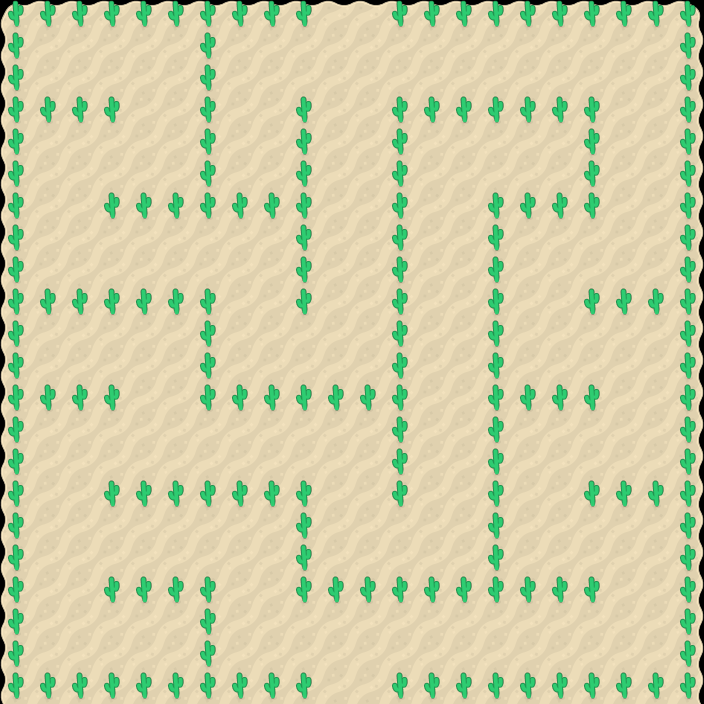

Rendered tile map (Tiled .tmx) drawn with the repository's tilesets; below, a short description and the full map source, tile grids included:
An orthogonal 22x22 tile map with 32x32 px tiles, 2 tile layers (Tile Layer 1, Trees).

<map version="1.0" orientation="orthogonal" renderorder="right-down" width="22" height="22" tilewidth="32" tileheight="32" nextobjectid="1">
 <tileset firstgid="1" name="mapPack_tilesheet" tilewidth="32" tileheight="32" tilecount="204" columns="17">
  <image source="../Tilesheet/mapPack_tilesheet_small.png" width="544" height="384" />
 </tileset>
 <layer name="Tile Layer 1" width="22" height="22">
  <data encoding="csv">
1,2,2,2,2,2,2,2,2,2,2,2,2,2,2,2,2,2,2,2,2,3,
18,19,19,19,19,19,19,19,19,19,19,19,19,19,19,19,19,19,19,19,19,20,
18,19,19,19,19,19,19,19,19,19,19,19,19,19,19,19,19,19,19,19,19,20,
18,19,19,19,19,19,19,19,19,19,19,19,19,19,19,19,19,19,19,19,19,20,
18,19,19,19,19,19,19,19,19,19,19,19,19,19,19,19,19,19,19,19,19,20,
18,19,19,19,19,19,19,19,19,19,19,19,19,19,19,19,19,19,19,19,19,20,
18,19,19,19,19,19,19,19,19,19,19,19,19,19,19,19,19,19,19,19,19,20,
18,19,19,19,19,19,19,19,19,19,19,19,19,19,19,19,19,19,19,19,19,20,
18,19,19,19,19,19,19,19,19,19,19,19,19,19,19,19,19,19,19,19,19,20,
18,19,19,19,19,19,19,19,19,19,19,19,19,19,19,19,19,19,19,19,19,20,
18,19,19,19,19,19,19,19,19,19,19,19,19,19,19,19,19,19,19,19,19,20,
18,19,19,19,19,19,19,19,19,19,19,19,19,19,19,19,19,19,19,19,19,20,
18,19,19,19,19,19,19,19,19,19,19,19,19,19,19,19,19,19,19,19,19,20,
18,19,19,19,19,19,19,19,19,19,19,19,19,19,19,19,19,19,19,19,19,20,
18,19,19,19,19,19,19,19,19,19,19,19,19,19,19,19,19,19,19,19,19,20,
18,19,19,19,19,19,19,19,19,19,19,19,19,19,19,19,19,19,19,19,19,20,
18,19,19,19,19,19,19,19,19,19,19,19,19,19,19,19,19,19,19,19,19,20,
18,19,19,19,19,19,19,19,19,19,19,19,19,19,19,19,19,19,19,19,19,20,
18,19,19,19,19,19,19,19,19,19,19,19,19,19,19,19,19,19,19,19,19,20,
18,19,19,19,19,19,19,19,19,19,19,19,19,19,19,19,19,19,19,19,19,20,
18,19,19,19,19,19,19,19,19,19,19,19,19,19,19,19,19,19,19,19,19,20,
18,19,19,19,19,19,19,19,19,19,19,19,19,19,19,19,19,19,19,19,19,20
</data>
 </layer>
 <layer name="Trees" width="22" height="22">
  <data encoding="csv">
39,39,39,39,39,39,39,39,39,39,0,0,39,39,39,39,39,39,39,39,39,39,
39,0,0,0,0,0,39,0,0,0,0,0,0,0,0,0,0,0,0,0,0,39,
39,0,0,0,0,0,39,0,0,0,0,0,0,0,0,0,0,0,0,0,0,39,
39,39,39,39,0,0,39,0,0,39,0,0,39,39,39,39,39,39,39,0,0,39,
39,0,0,0,0,0,39,0,0,39,0,0,39,0,0,0,0,0,39,0,0,39,
39,0,0,0,0,0,39,0,0,39,0,0,39,0,0,0,0,0,39,0,0,39,
39,0,0,39,39,39,39,39,39,39,0,0,39,0,0,39,39,39,39,0,0,39,
39,0,0,0,0,0,0,0,0,39,0,0,39,0,0,39,0,0,0,0,0,39,
39,0,0,0,0,0,0,0,0,39,0,0,39,0,0,39,0,0,0,0,0,39,
39,39,39,39,39,39,39,0,0,39,0,0,39,0,0,39,0,0,39,39,39,39,
39,0,0,0,0,0,39,0,0,0,0,0,39,0,0,39,0,0,0,0,0,39,
39,0,0,0,0,0,39,0,0,0,0,0,39,0,0,39,0,0,0,0,0,39,
39,39,39,39,0,0,39,39,39,39,39,39,39,0,0,39,39,39,39,0,0,39,
39,0,0,0,0,0,0,0,0,0,0,0,39,0,0,39,0,0,0,0,0,39,
39,0,0,0,0,0,0,0,0,0,0,0,39,0,0,39,0,0,0,0,0,39,
39,0,0,39,39,39,39,39,39,39,0,0,39,0,0,39,0,0,39,39,39,39,
39,0,0,0,0,0,0,0,0,39,0,0,0,0,0,39,0,0,0,0,0,39,
39,0,0,0,0,0,0,0,0,39,0,0,0,0,0,39,0,0,0,0,0,39,
39,0,0,39,39,39,39,0,0,39,39,39,39,39,39,39,39,39,39,0,0,39,
39,0,0,0,0,0,39,0,0,0,0,0,0,0,0,0,0,0,0,0,0,39,
39,0,0,0,0,0,39,0,0,0,0,0,0,0,0,0,0,0,0,0,0,39,
39,39,39,39,39,39,39,39,39,39,0,0,39,39,39,39,39,39,39,39,39,39
</data>
 </layer>
</map>
